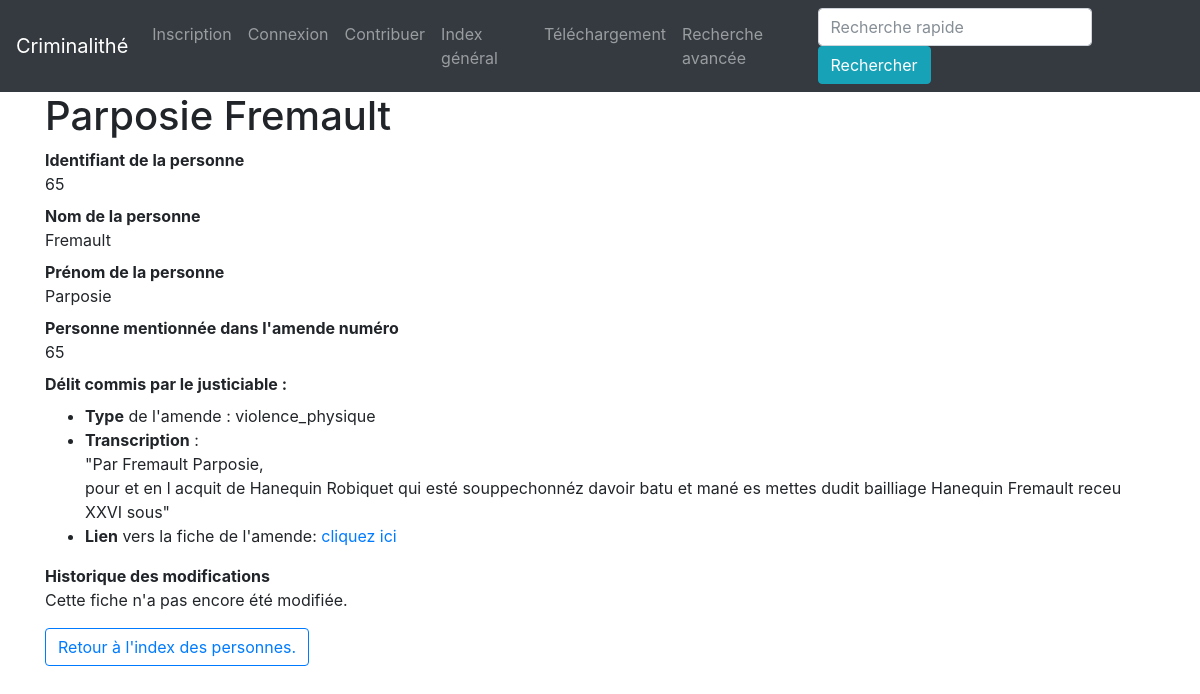
/personne/64, run on the app's committed database.
### app/modeles/donnees.py (models this page shows, shortened)
class Personnes(db.Model):
    personnes_id = db.Column(db.Integer, primary_key=True, unique=True, nullable=False, autoincrement=True)
    personnes_amendes_id = db.Column(db.Integer, db.ForeignKey("amendes.amendes_personnes_id"))
    personnes_nom = db.Column(db.Text)
    personnes_prenom = db.Column(db.Text)
    authorships = db.relationship("Authorship", back_populates="personne")
    amendes = db.relationship("Amendes", backref="amendes", foreign_keys="Amendes.amendes_personnes_id")

class Amendes(db.Model):
    amendes_id = db.Column(db.Integer, primary_key=True, unique=True, nullable=False, autoincrement=True)
    amendes_source_id = db.Column(db.Integer, db.ForeignKey("source.source_id"))
    amendes_montant = db.Column(db.Integer)
    amendes_type = db.Column(db.Text)
    amendes_franche_verite = db.Column(db.Text)
    amendes_transcription = db.Column(db.Text)
    amendes_personnes_id = db.Column(db.Integer, db.ForeignKey("personnes.personnes_amendes_id"))
    authorships = db.relationship("Authorship", back_populates="amende")
    justiciable = db.relationship("Personnes", foreign_keys="Personnes.personnes_amendes_id", backref="justiciable")
    source = db.relationship("Source", back_populates="amendes")

### app/routes/__init__.py (the view)
@app.route("/personne/<int:personnes_id>")
def personne(personnes_id):
    personne_unique = Personnes.query.filter(Personnes.personnes_id == personnes_id).first()
    return render_template("pages/personne.html", personne=personne_unique)

### app/templates/pages/personne.html (shortened to what this page needs)
{% extends "conteneur.html" %}
{% block corps %}
<h1>{{personne.personnes_prenom}} {{personne.personnes_nom}}</h1>
<dl>
    <dt>Identifiant de la personne</dt><dd>{{personne.personnes_id+1}}</dd>
    <dt>Nom de la personne</dt><dd>{{personne.personnes_nom}}</dd>
    <dt>Prénom de la personne</dt><dd>{{personne.personnes_prenom}}</dd>
    <dt>Personne mentionnée dans l'amende numéro </dt><dd>{{personne.personnes_amendes_id+1}}</dd>
    <dt> Délit commis par le justiciable : </dt><dd>
    {% for amendes in personne.amendes %}
    <dd>
        <ul>
        <li> <b>Type</b> de l'amende : {{amendes.amendes_type}}</li>
        <li> <b>Transcription</b> : <br/>"Par {{personne.personnes_nom}} {{personne.personnes_prenom}}, <br/> {{amendes.amendes_transcription}}"</li>
        <li> <b>Lien</b> vers la fiche de l'amende: <a href="{{url_for("amende", amendes_id=amendes.amendes_id)}}">cliquez ici</a></li>
    {% endfor %}
        </ul>
    </dd>
    <dt>Historique des modifications</dt>
    <dt>
        <dd>
            {% if personne.authorships %}
            {% for modification in personne.authorships %}
            <li>Historique des modifications : [{{modification.authorship_date}}] {{modification.user.user_nom}}</li>
            {% endfor %}
            {% else %}
            Cette fiche n'a pas encore été modifiée.
            {%endif%}
        </dd>
    </dt>
</dl>
<p>
<button type="button" class="btn btn-outline-primary">
    <a href="{{url_for('index_personnes')}}">Retour à l'index des personnes.</a></li>
</button>
</p>
{% endblock %}

### data on the page
Personnes: personnes_prenom "Parposie", personnes_nom "Fremault"
Amendes: amendes_type "violence_physique", amendes_transcription "pour et en l acquit de Hanequin Robiquet qui esté souppechonnéz davoir batu et mané es mettes dudit bailliage Hanequin Fremault receu XXVI sous"

### other printed values
{{ personne.personnes_id+1 }} "65"
{{ personne.personnes_amendes_id+1 }} "65"
